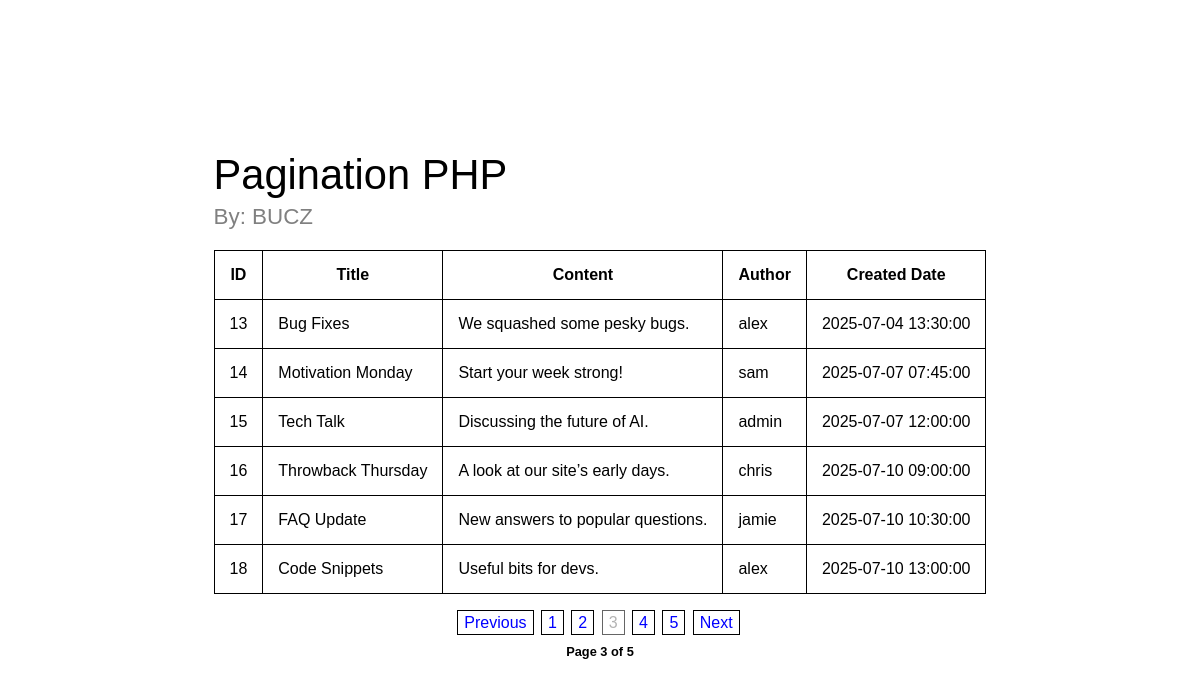
The app's page /?page_no=3 with its own data.
### tables this page shows
CREATE TABLE `paginationtable` (
  `id` int(11) NOT NULL,
  `title` varchar(255) NOT NULL,
  `content` text DEFAULT NULL,
  `author` varchar(100) DEFAULT NULL,
  `created_at` datetime DEFAULT current_timestamp()
);

### includes/pagination.script.php (called while the page is built)
<?php
if(isset($_GET['page_no']) && $_GET['page_no'] !== "") {
    $page_no = $_GET['page_no'];
}else {
    $page_no = 1;
}
$total_records_per_page = 6;
$offset = ($page_no - 1) * $total_records_per_page;
$fetchData = $pdo->query("SELECT * FROM paginationtable LIMIT $offset, $total_records_per_page");
$previous_page = $page_no - 1;
$next_page = $page_no + 1;
$stmt = $pdo->query("SELECT COUNT(*) AS total_records FROM paginationtable");
$row = $stmt->fetch(PDO::FETCH_ASSOC);
$total_records = $row['total_records'];
$total_no_of_pages = ceil($total_records / $total_records_per_page);

### index.php (the view, shortened to what this page needs)
<?php
include 'includes/db.connect.php';
?>
<!DOCTYPE html>
<html lang="en">
<head>
    <link rel="stylesheet" href="stylesheets/style.css">
</head>
<body>
    <main>
        <div class="container">
            <h1>Pagination PHP</h1>
            <p>By: BUCZ</p>
            <table>
                <tr>
                    <th>ID</th>
                    <th>Title</th>
                    <th>Content</th>
                    <th>Author</th>
                    <th>Created Date</th>
                </tr>
                <?php
                require_once 'includes/pagination.script.php';
                while($row = $fetchData->fetch(PDO::FETCH_ASSOC)) {
                    echo
                    "<tr>
                        <td>$row[id]</td>
                        <td>$row[title]</td>
                        <td>$row[content]</td>
                        <td>$row[author]</td>
                        <td>$row[created_at]</td>
                    </tr>";
                }
                ?>
            </table>
        </div>
        <div class="pagination-container">
                <a class="<?php echo ($page_no <= 1) ? 'disabled' : ''; ?>" <?php echo ($page_no > 1) ? 'href=?page_no=' . $previous_page : ''; ?>>Previous</a>
                <?php
                for($counter = 1; $counter <= $total_no_of_pages; $counter++) { ?>
                <?php if($page_no != $counter) { ?>
                    <a href="?page_no=<?php echo $counter ?>"><?php echo $counter ?></a>
                <?php }else { ?>
                    <a class="disabled"><?php echo $counter ?></a>
                <?php } ?>
                <?php } ?>
                <a class="<?php echo ($page_no >= $total_no_of_pages) ? 'disabled' : ''; ?>" <?php echo ($page_no < $total_no_of_pages) ? 'href=?page_no=' . $next_page : ''; ?>>Next</a>
            </div>
            <div class="total-page">
                <strong>Page <?php echo $page_no;?> of <?php echo $total_no_of_pages;?></strong>
            </div>
    </main>
</body>
</html>

### stylesheets/style.css (style rules this page uses)
* { margin: 0; padding: 0; box-sizing: border-box; font-family: sans-serif; }
main { width: 100%; min-height: 100svh; display: flex; justify-content: center; align-items: center; flex-direction: column; }
.container { margin-top: 10px; margin-bottom: 10px; }
.container h1 { font-weight: lighter; font-size: 2.6rem; margin-bottom: 5px; }
.container p { color: gray; font-size: 1.4rem; margin-bottom: 20px; }
table, th, td { border: 1px solid black; border-collapse: collapse; padding: 15px; margin-bottom: 10px; }
.pagination-container { margin-bottom: 10px; }
.pagination-container a { text-decoration: none; border: 1px solid black; padding: 3px 6px; color: blue; margin-right: 3px; }
.pagination-container a.disabled { pointer-events: none; cursor: not-allowed; opacity: 0.6; color: gray; }
.total-page strong { font-size: 0.8rem; }

### records on screen
paginationtable: id "13", title "Bug Fixes", content "We squashed some pesky bugs.", author "alex", created_at "2025-07-04 13:30:00"
paginationtable: id "14", title "Motivation Monday", content "Start your week strong!", author "sam", created_at "2025-07-07 07:45:00"
paginationtable: id "15", title "Tech Talk", content "Discussing the future of AI.", author "admin", created_at "2025-07-07 12:00:00"
paginationtable: id "16", title "Throwback Thursday", content "A look at our site’s early days.", author "chris", created_at "2025-07-10 09:00:00"
paginationtable: id "17", title "FAQ Update", content "New answers to popular questions.", author "jamie", created_at "2025-07-10 10:30:00"
paginationtable: id "18", title "Code Snippets", content "Useful bits for devs.", author "alex", created_at "2025-07-10 13:00:00"

### other values on screen
$page_no "3"
$total_no_of_pages "5"
